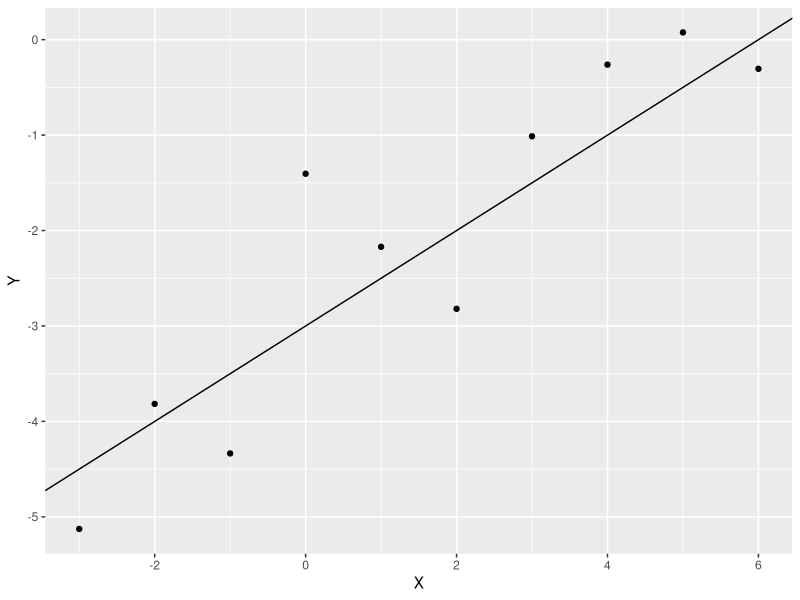
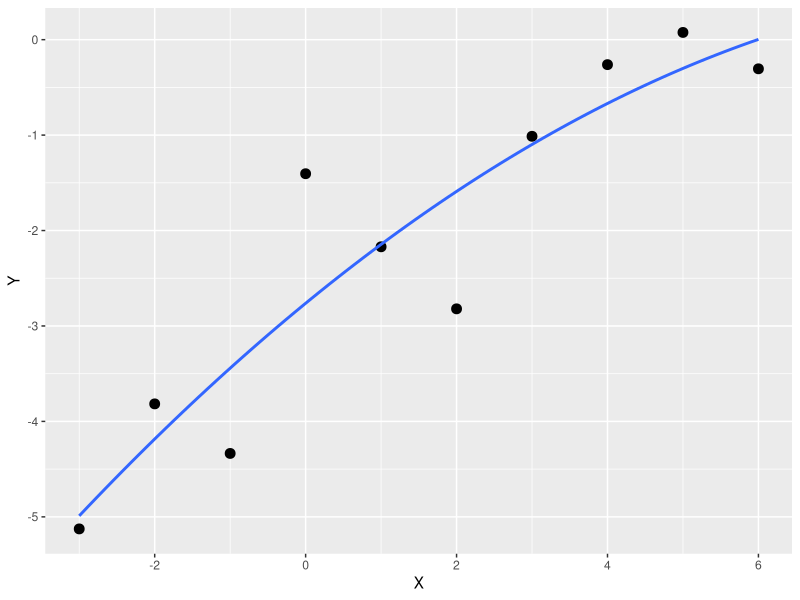
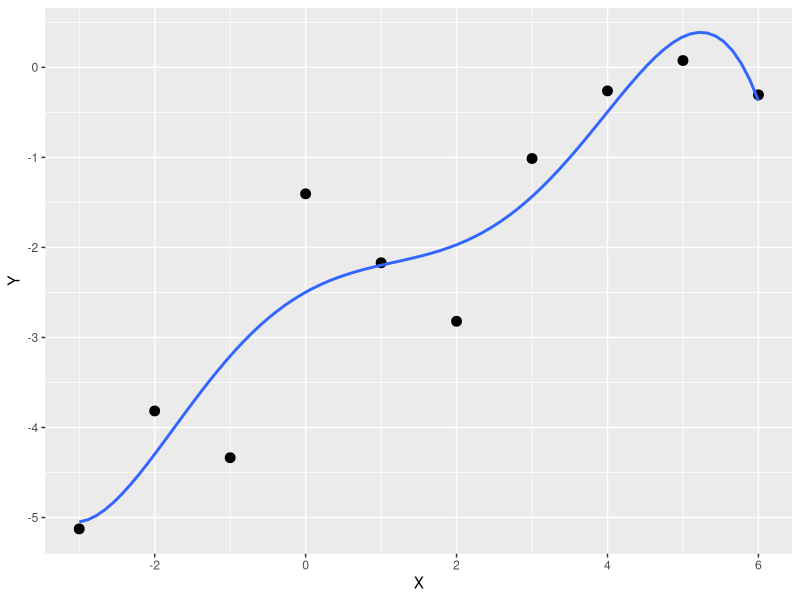
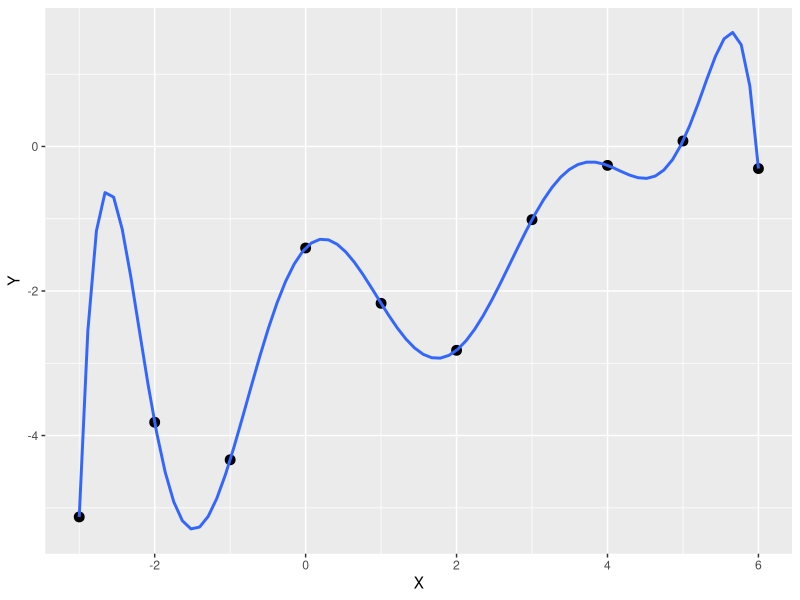
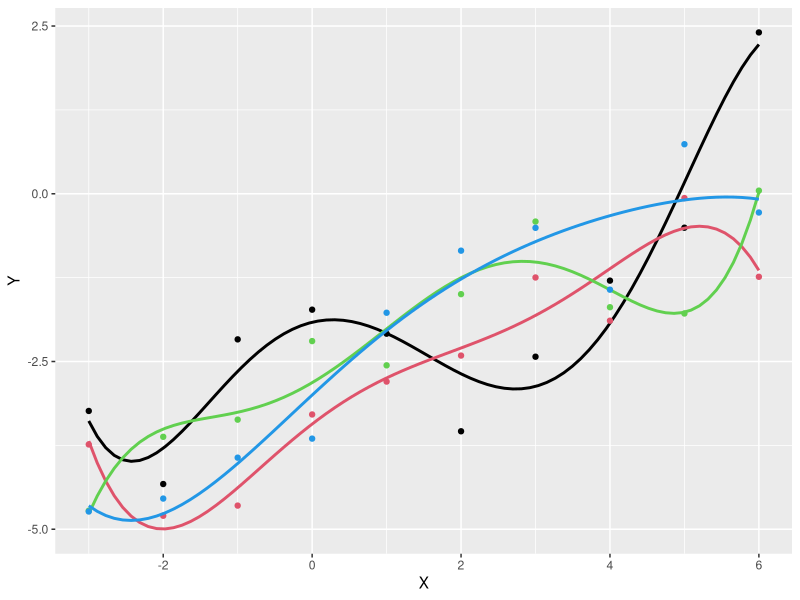
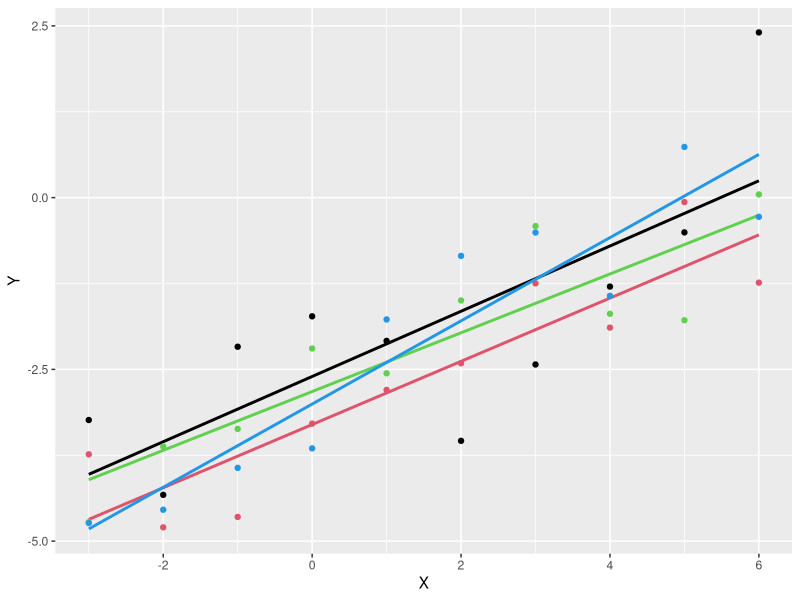

Write the R code that produced these figures, in order.
## ---- chunk 1
library(tidyverse)
## ---- chunk 2
a <- -3.0
b <- 0.5

set.seed(1)
X <- seq(-3, 6)

data <- data.frame(X)
data$Y <- a + b * X + rnorm(10)
data
?rnorm
## ---- chunk 3
ggplot(data) +
  geom_point(aes(X, Y)) +
  geom_abline(intercept = a, slope = b)
## ---- chunk 4
reg <- lm(Y ~ X, data = data)
summary(reg)
## ---- chunk 5
test <- data.frame(X)
test$Y <- a + b * X + rnorm(10)
testPred = predict(reg, newdata = test)
testPred
## ---- chunk 6
SSE <- sum((testPred - test$Y)^2)
SST <- sum((mean(data$Y) - test$Y)^2)
R2 = 1 - SSE/SST
R2
## ---- chunk 7
reg_poly <- lm(Y ~ poly(X, degree = 2, raw = TRUE), data = data)
summary(reg_poly)
## ---- chunk 8
ggplot(data) +
  geom_point(aes(X, Y), size = 3) +
  geom_smooth(aes(x = X, y = Y), method = "lm", formula = y ~ poly(x, degree = 2, raw = TRUE), se = FALSE)
## ---- chunk 9
SSE <- sum((predict(reg_poly, newdata = test) - test$Y)^2)
SST <- sum((mean(data$Y) - test$Y)^2)
1 - SSE/SST
## ---- chunk 10
reg_poly <- lm(Y ~ poly(X, degree = 5, raw = TRUE), data = data)
summary(reg_poly)
## ---- chunk 11
ggplot(data) +
  geom_point(aes(X, Y), size = 3) +
  geom_smooth(aes(x = X, y = Y), method = "lm", formula = y ~ poly(x, degree = 5, raw = TRUE), se = FALSE)
## ---- chunk 12
SSE <- sum((predict(reg_poly, newdata = test) - test$Y)^2)
SST <- sum((mean(data$Y) - test$Y)^2)
1 - SSE/SST
## ---- chunk 13
reg_poly <- lm(Y ~ poly(X, degree = 9, raw = TRUE), data = data)
summary(reg_poly)
## ---- chunk 14
ggplot(data) +
  geom_point(aes(X, Y), size = 3) +
  geom_smooth(aes(x = X, y = Y), method = "lm", formula = y ~ poly(x, degree = 9, raw = TRUE), se = FALSE)
## ---- chunk 15
SSE <- sum((predict(reg_poly, newdata = test) - test$Y)^2)
SST <- sum((mean(data$Y) - test$Y)^2)
1 - SSE/SST
## ---- chunk 16
set.seed(0)
my_plot <- ggplot()
for (i in seq(1, 4)) {
  train_set <- data.frame(X = seq(-3,6))
  train_set$Y <- a + b * train_set$X + rnorm(10)
  my_plot <- my_plot +
    geom_point(data = train_set, aes(X, Y), color = i) +
    geom_smooth(data = train_set, aes(X, Y), method = lm, formula = y ~ poly(x, 5), se = FALSE, color = i)
}
my_plot
## ---- chunk 17
set.seed(0)
my_plot <- ggplot()
for (i in seq(1, 4)) {
  train_set <- data.frame(X = seq(-3,6))
  train_set$Y <- a + b * train_set$X + rnorm(10)
  my_plot <- my_plot +
    geom_point(data = train_set, aes(X, Y), color = i) +
    geom_smooth(data = train_set, aes(X, Y), method = lm, formula = y ~ x, se = FALSE, color = i)
}
my_plot
